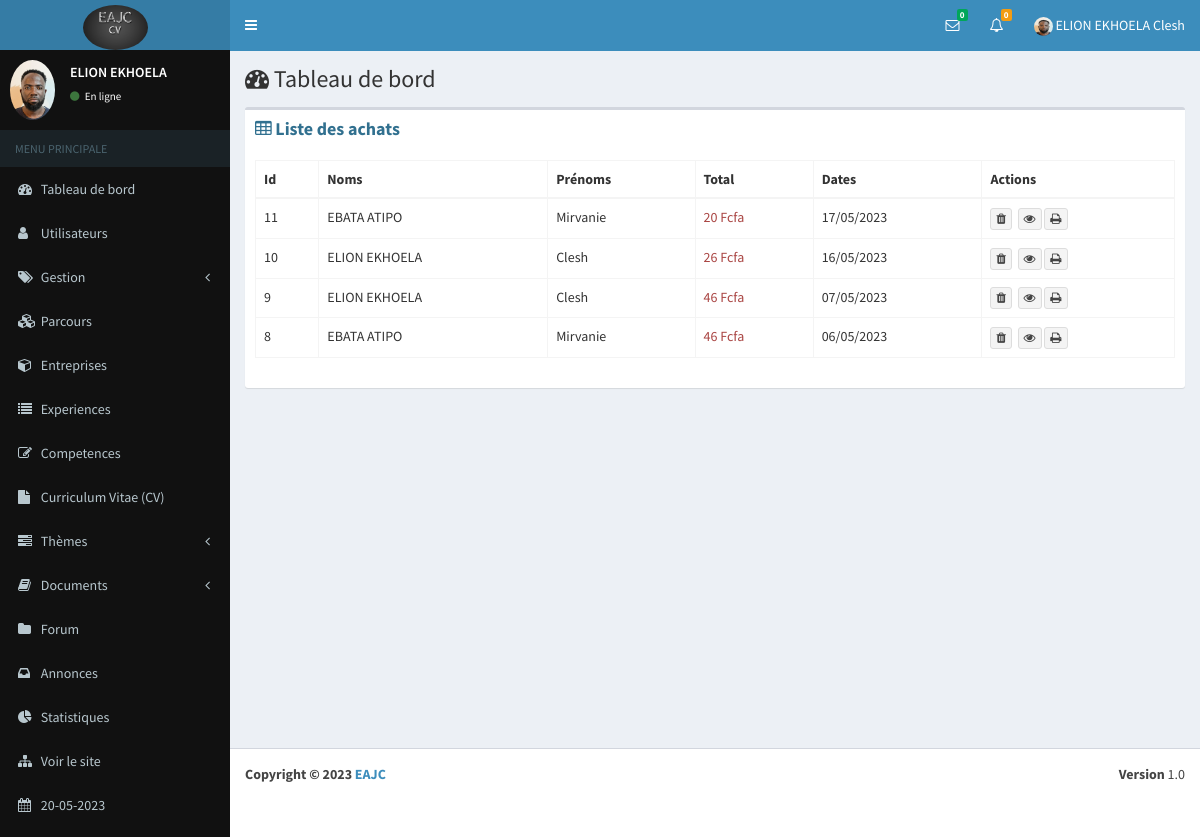
Page /cours/commandes (signed in) on the committed database.
### eab/models.py (models this page shows, shortened)
class Parametre(models.Model):
    appname=models.CharField(max_length=100)
    appeditor=models.CharField(max_length=200)
    phone=models.CharField(max_length=200, null=True)
    email=models.CharField(max_length=200, null=True)
    version=models.CharField(max_length=10, null=True)
    devise=models.CharField(max_length=10, null=True)
    COLORS=[
        ('primary','primary'),
        ('info','info'),
        ('success','success'),
        ('danger','danger'),
        ('secondary','secondary'),
        ('dark','dark'),
    ]
    theme=models.CharField(max_length=200, null=True, choices=COLORS)
    logo=models.ImageField(upload_to="media", null=True, blank=True)
    width_logo=models.CharField(max_length=3, null=True)
    height_logo=models.TextField(max_length=3, null=True)

class Profile(models.Model):
    user=models.OneToOneField(User, on_delete=models.CASCADE)
    phone=models.CharField(max_length=100)
    address=models.TextField()
    photo=models.ImageField(upload_to="media", null=True, blank=True)
    SEX=[
        ('Masculin','Masculin'),
        ('Feminin','Feminin')
    ]
    gender=models.CharField(max_length=100, null=True, choices=SEX)
    droitmes=models.BooleanField(default=False, null=True)
    status=models.BooleanField(default=False, null=True)
    apropos=models.TextField(null=True)
    profession=models.CharField(max_length=50, null=True)
    VARIABLE=[
        ('Visible','Visible'),
        ('Invisible','Invisible')
    ]
    vform=models.CharField(max_length=100, null=True, choices=VARIABLE, default="Visible")
    vep=models.CharField(max_length=100, null=True, choices=VARIABLE)
    vcomp=models.CharField(max_length=100, null=True, choices=VARIABLE)
    vaform=models.CharField(max_length=100, null=True, choices=VARIABLE)
    priority=models.BooleanField(null=True,default=False)

### document/models.py (models this page shows)
class Commande(models.Model):
    user=models.ForeignKey(User, on_delete=models.CASCADE, null=True)
    ucours=models.TextField(max_length=500,null=True)
    total=models.IntegerField(null=False)
    datecommande=models.DateField(auto_now=True)
    status=models.BooleanField(default=False)
    statusachat=models.BooleanField(default=False)

### document/views.py (the view)
# urls.py: path("commandes", commandes, name="commande/commandes"),
@login_required(login_url='connection/login')
def commandes(request):
    date=datetime.datetime.now()
    commandes=Commande.objects.filter(status=0).order_by("-id")
    for commande in commandes:
        commande.status=1
        commande.save()
    commandes=Commande.objects.filter(status=1).order_by("-id")
    context={
        "commandes":commandes,
        "date":date,
        "parametre":parametre(),
        "countanswer":nbnew_answer(request),
        "count":nbnew_message(request),
        "users":new_message(request),
    }
    return render(request, "commande/commandes.html", context)

### document/views.py (called while the page is built, shortened)
def parametre():
    try:
        parametre=Parametre.objects.all()[0]
    except Exception as e:
        parametre=None
    if parametre == None :
        return redirect("maintenance")
    else:
        return parametre

def new_message( request):
    contacts=Contact.objects.filter(statut=0, status=1).order_by("-id")
    tabUsers=[]
    tabIdUser=[]
    for contact in contacts:
        diccode=eval(contact.codes)
    tab=[]
    for i in tabIdUser:
        if i not in tab:
            tab.append(i)
    dic={}
    for i in tab:
        nombre=0
        for k in tabIdUser:
            if i==k:
                nombre=nombre+1
        dic[i]=nombre
    tabMessages=[]
    tabs=[]
    return tabMessages

def nbnew_message(request):
    contacts=Contact.objects.filter(statut=0, status=1).order_by("-id")
    count=0
    for contact in contacts:
        diccode=eval(contact.codes)
        if diccode["user1"]==request.user.id:
            count=count+1
    return count

def nbnew_answer(request):
    questions=Question.objects.filter(user_id=request.user.id)
    number=0
    for question in questions:
        number+=Answer.objects.filter(question_id=question.id, status=0).count()
    return number

### document/templates/commande/commandes.html (shortened to what this page needs)
{% extends 'global/base.html' %}
{% block content %}
      <div class="content-wrapper">
        <section class="content-header">
          <h1>
            <i class="fa fa-dashboard"></i> Tableau de bord
          </h1>
        </section>
        <section class="content">
          <div class="row">
            <div class="col-xs-12">
              <div class="box">
                <div class="box-header">
                    <h6 class="box-title text-info"><i class="fa fa-table"></i> <b>Liste des achats</b> </h6>
                </div>
                <div class="box-body border-bottom-primary">
                            <div class="table-responsive">
                                <table class="table table-bordered" id="dataTable" width="100%" cellspacing="0">
                                    <thead>
                                        <tr class="bg-{{ parametre.theme }} text-white">
                                            <th>Id</th>
                                            <th>Noms</th>
                                            <th>Prénoms</th>
                                            <th>Total</th>
                                            <th>Dates</th>
                                            <th>Actions</th>
                                        </tr>
                                    </thead>
                                    <tbody>
                                        {% for commande in commandes %}
                                        <tr>
                                            <td>{{ commande.id }}</td>
                                            <td>{{ commande.user.last_name }}</td>
                                            <td>{{ commande.user.first_name }}</td>
                                            <td class="text-danger">{{ commande.total }} {{ parametre.devise }}</td>
                                            <td>{{ commande.datecommande|date:"d/m/Y" }}</td>
                                            <td>
                                                <a class="btn btn-default btn-xs" href="#" data-toggle="modal" data-target="#contactModal{{ commande.id }}"><i class="fa fa-trash"></i></a>&nbsp;
                                                <a href="{% url 'commande/detachat' commande.id %}" title="Vue" class="btn btn-default btn-xs"><i class="fa fa-eye"></i></a>
                                                <a href="{% url 'commande/facture' commande.id %}" title="Vue" class="btn btn-default btn-xs"><i class="fa fa-print"></i></a>
                                            </td>
                                        </tr>
                                        {% endfor %}
                                    </tbody>
                                </table>
                            </div>
                        </div>
                    </div>
            </div>
        </div>
    </section>
</div>
{% endblock %}

### eab/templates/global/navbar.html (shortened to what this page needs)
{% load static %}
<header class="main-header">
    <a href="{% url 'dashboard' %}" class="logo">
        {% if parametre.logo %}
        <img class="img-circle" src="{{ parametre.logo.url }}" width="{{ parametre.width_logo }}" height="{{ parametre.height_logo }}" alt="EAJC">
        {% else %}
        <h3><b>EAJC</b></h3>
        {% endif %}
    </a>
    <nav class="navbar navbar-static-top" role="navigation">
      <a href="#" class="sidebar-toggle" data-toggle="offcanvas" role="button">
      </a>
      <div class="navbar-custom-menu">
        <ul class="nav navbar-nav">
          <li class="dropdown messages-menu">
            <a href="#" class="dropdown-toggle" data-toggle="dropdown">
              <i class="fa fa-envelope-o"></i>
              <span class="label label-success">{{ count }}</span>
            </a>
          </li>
          <li class="dropdown notifications-menu">
            <a href="#" class="dropdown-toggle" data-toggle="dropdown">
              <i class="fa fa-bell-o"></i>
              <span class="label label-warning">{{ countanswer }}</span>
            </a>
          </li>
          <li class="dropdown user user-menu">
            <a href="#" class="dropdown-toggle" data-toggle="dropdown">
                {% if request.user.profile.photo %}
                <img class="img-circle" width="19" height="19" src="{{ request.user.profile.photo.url }}" alt="...">
                {% else %}
                <img class="img-circle" width="19" height="19" src="{% static 'dist/img/user.png' %}" alt="...">
                {% endif %}
              <span class="hidden-xs">{{ user.last_name }} {{ user.first_name }}</span>
            </a>
          </li>
        </ul>
      </div>
    </nav>
  </header>

### eab/templates/global/_nav.html (shortened to what this page needs)
{% load static %}
<aside class="main-sidebar bg-black">
    <section class="sidebar">
      <div class="user-panel">
        <div class="pull-left image">
            {% if request.user.profile.photo %}
            <img class="img-circle" src="{{ request.user.profile.photo.url }}" alt="...">
            {% else %}
            <img class="img-circle" width="60" height="50" src="{% static 'dist/img/user.png' %}" alt="...">
            {% endif %}
        </div>
        <div class="pull-left info">
          <p>{{ user.last_name }}</p>
          <a href="{% url 'users/profile' %}"><i class="fa fa-circle text-success"></i> En ligne</a>
        </div>
      </div>
      <ul class="sidebar-menu">
        <li class="header">MENU PRINCIPALE</li>
        <li><a href="{% url 'dashboard' %}"><i class="fa fa-dashboard"></i> <span>Tableau de bord</span></a></li>
        {% for group in request.user.groups.all %}
        {% if group.name == "admin" %}
        <li class="treeview">
          <a href="#">
            <i class="fa fa-user"></i>
            <span>Utilisateurs</span>
          </a>
        </li>
        <li class="treeview">
            <a href="#">
              <i class="fa fa-tags"></i> <span>Gestion</span>
              <i class="fa fa-angle-left pull-right"></i>
            </a>
        </li>
        <li><a href="{% url 'parcours/parcours' %}"><i class="fa fa-cubes"></i> Parcours</a></li>
        <li><a href="{% url 'entreprise/entreprises' %}"><i class="fa fa-cube"></i> <span>Entreprises</span></a></li>
        <li><a href="{% url 'experience/experiences' %}"><i class="fa fa-list"></i> <span>Experiences</span></a></li>
        <li><a href="{% url 'competence/competences' %}"><i class="fa fa-edit"></i> <span>Competences</span></a></li>
        <li><a href="{% url 'cv/recap' %}"><i class="fa fa-file"></i> <span>Curriculum Vitae (CV)</span></a></li>
        <li class="treeview">
          <a href="#">
            <i class="fa fa-tasks"></i> <span>Thèmes</span>
            <i class="fa fa-angle-left pull-right"></i>
          </a>
        </li>
        <li class="treeview">
          <a href="#">
            <i class="fa fa-book"></i> <span>Documents</span>
            <i class="fa fa-angle-left pull-right"></i>
          </a>
        </li>
        <li><a href="{% url 'question/questions' %}"><i class="fa fa-folder"></i> <span>Forum</span></a></li>
        <li><a href="{% url 'annonce/annonces' %}"><i class="fa fa-inbox"></i> <span>Annonces</span></a></li>
        <li><a href="{% url 'statistique' %}"><i class="fa fa-pie-chart"></i> <span>Statistiques</span></a></li>
        <li><a href="{% url 'home' %}"><i class="fa fa-sitemap"></i> <span>Voir le site</span></a></li>
        <li><a href=""><i class="fa fa-calendar"></i> <span>{{ date|date:"d-m-Y" }}</span></a></li>
        {% endif %}
        {% endfor %}
      </ul>
    </section>
  </aside>

### eab/templates/global/footeradmin.html
<footer class="main-footer">
    <div class="pull-right hidden-xs">
      <b>Version</b> {{parametre.version}}
    </div>
    <strong>Copyright &copy; 2023 <a href="">{{parametre.appname}}</a></strong>
</footer>

### rows in the picture
Parametre: logo (picture), devise "Fcfa", version "1.0", appname "EAJC"
Commande: id "11", user.last_name "EBATA ATIPO", user.first_name "Mirvanie", total "20", datecommande "17/05/2023"
Commande: id "10", user.last_name "ELION EKHOELA", user.first_name "Clesh", total "26", datecommande "16/05/2023"
Commande: id "9", user.last_name "ELION EKHOELA", user.first_name "Clesh", total "46", datecommande "07/05/2023"
Commande: id "8", user.last_name "EBATA ATIPO", user.first_name "Mirvanie", total "46", datecommande "06/05/2023"

### other values in the picture
{{ count }} "0"
{{ countanswer }} "0"
{{ user.last_name }} "ELION EKHOELA"
{{ user.first_name }} "Clesh"
{{ date|date:"d-m-Y" }} "20-05-2023"
